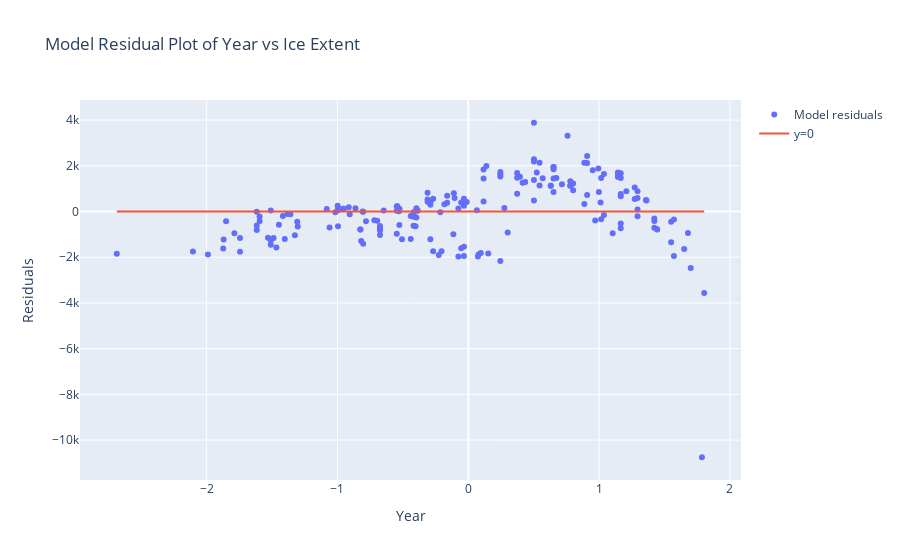

Notebook code for this chart:
### Code cell
df_mini["residuals"] = best_model.resid
# This is just a straight line at y = 0 so we can more easily discern positive and negative residuals
line_y = [0] * len(df_mini["z_dim"])
plot_scatter_and_line(df_mini["z_dim"], df_mini["residuals"], line_y, "Model residuals", "y=0", "Model Residual Plot of Year vs Ice Extent", "Year", "Residuals")

### Figure 1 — Plotly figure (JSON) as saved in the notebook; plotly's stock layout.template omitted (floating-point values rounded to 4 significant figures; data arrays with more than 128 entries replaced by an {"elided": "..."} marker saying what was removed)
{"data": [{"mode": "markers", "name": "Model residuals", "type": "scatter", "x": {"elided": "190 float values"}, "y": {"elided": "190 float values"}}, {"name": "y=0", "type": "scatter", "x": {"elided": "190 float values"}, "y": {"elided": "190 int values"}}], "layout": {"title": {"text": "Model Residual Plot of Year vs Ice Extent"}, "xaxis": {"title": {"text": "Year"}}, "yaxis": {"title": {"text": "Residuals"}}}}
